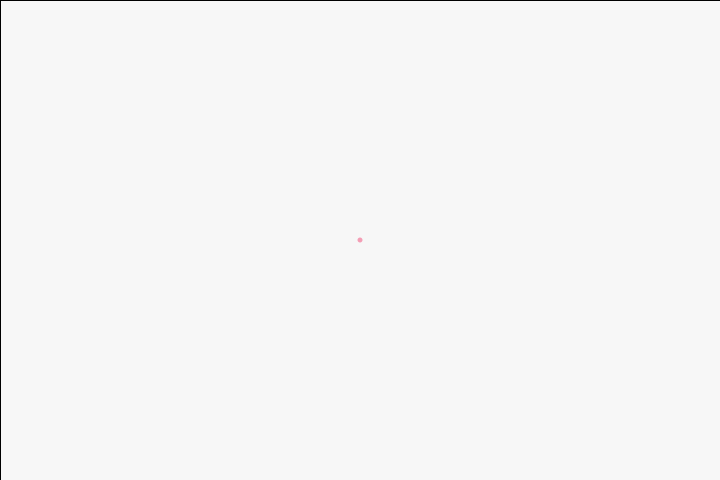
Frame 1 (no input)
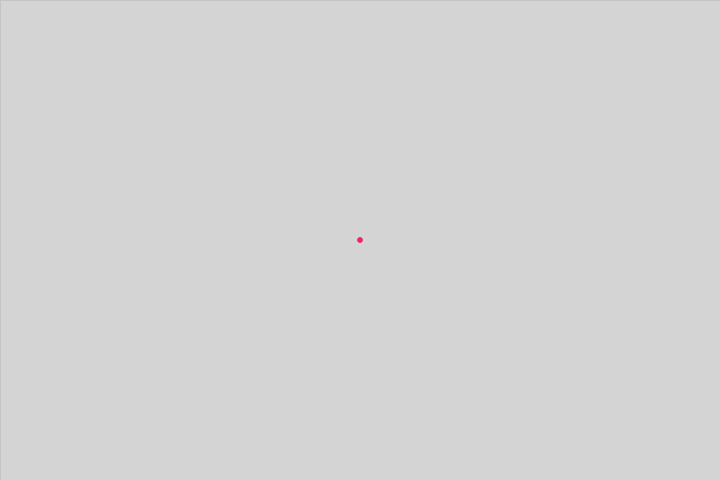
Frame 60 (the mouse pressed at the canvas centre just before this capture)
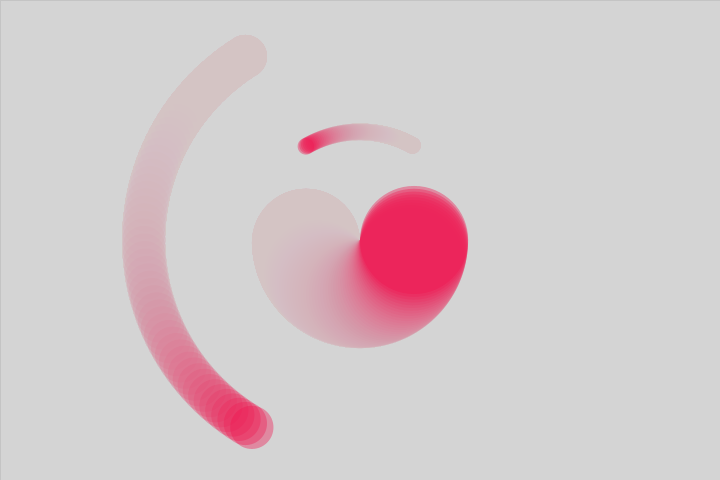
Frame 120 (the mouse held since frame 60 and released just before this capture)

The Processing sketch that drew these frames (run headless with seeded random() and noise(); from frame 60 on, the mouse is pressed at the canvas centre):

// Processing sketch: processing_135404
// ── processing_135404.pde

float px, py,px1,px2,py2,px3,py3;
float angle,angle2,angle3;
float radius = 50;
float x;
float a, b;

void setup(){
  size(720,480);
  background(250);
  angle=0;
}

void draw(){
//background(200);
fill(200,15);
rect(0,0,720,480);
  a=mouseX;
  b=mouseY;
  radius=sqrt(sq(a/2)+sq(b/2));
  angle--;
  angle2-=2;
  angle3-=3;
  fill(255,70);
 noStroke();
  ellipseMode(RADIUS);
  
  px = 360+ cos(radians(angle))*(radius)/2;
  py = 240 + sin(radians(angle))*(radius)/2;
 
  
  px2 = 360+ cos(radians(angle2))*(radius);
  py2 = 240 + sin(radians(angle2))*(radius);
  
  px3 = 360+ cos(radians(angle3))*(radius)/4;
  py3 = 240 + sin(radians(angle3))*(radius)/4;
  
  
  ellipseMode(CENTER);
  fill(240,20,80,100);
  //draw rectangle
  ellipse (px, py, radius/10-5, radius/10-5);
  ellipse (px2, py2, radius/5, radius/5);
  ellipse (px3, py3, radius/2, radius/2);


}
